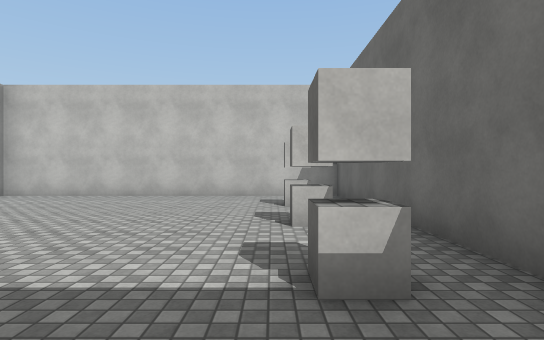
View 1 (above)

12 first-person views from a walk through a Unity game level. The camera is 1.4 m above the floor, looks level and sees 80° across. Doors are open. The floor is counted in squares, 2 m on a side. Each view is taken from the middle of a square. On the plan, view 1 faces up. The plan holds only what a view shows up to about 10 squares ahead; the rest is blank. The player is left out. Surface patterns are stand-ins for the level's own textures.

View 2
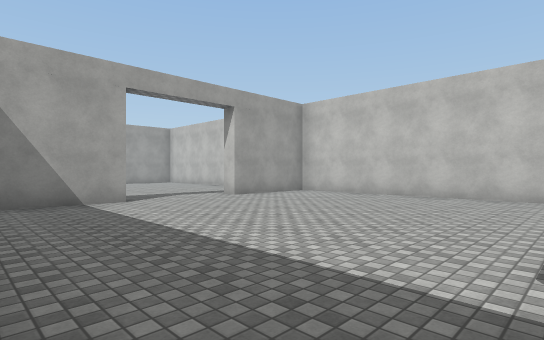

View 3
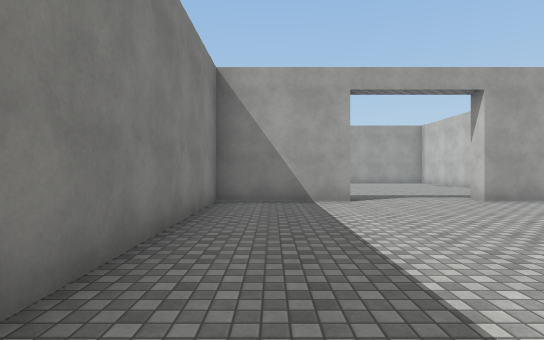

View 4
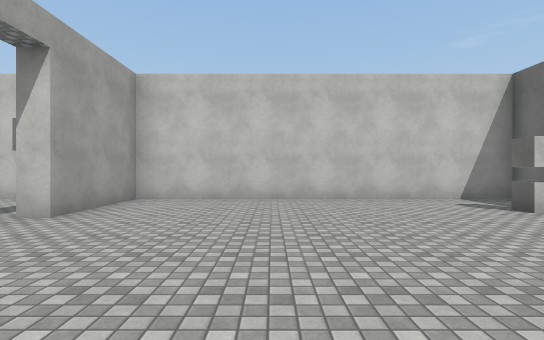

View 5
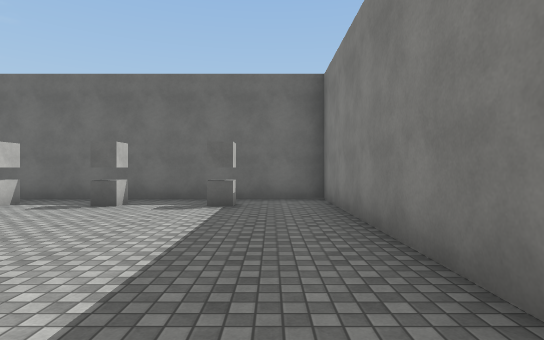

View 6
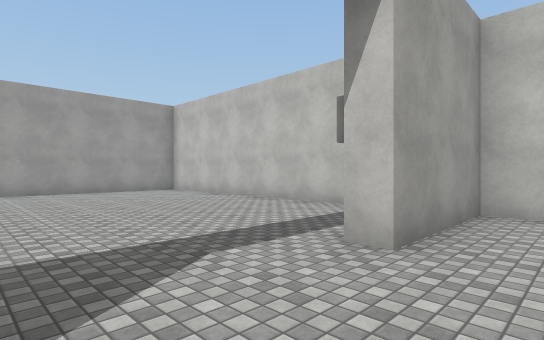

View 7
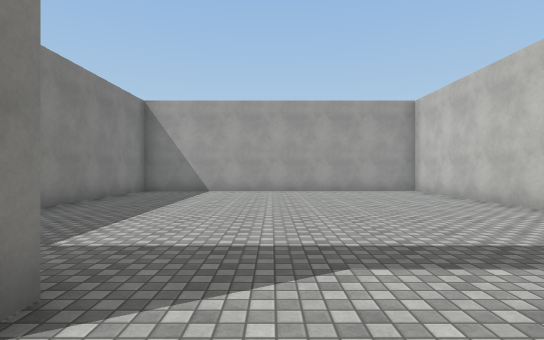

View 8
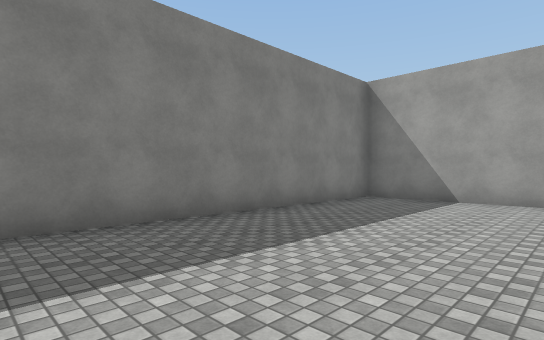

View 9
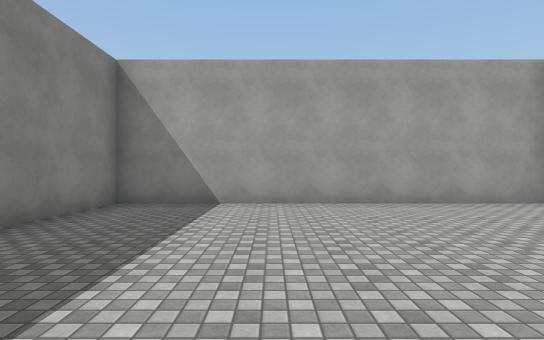

View 10
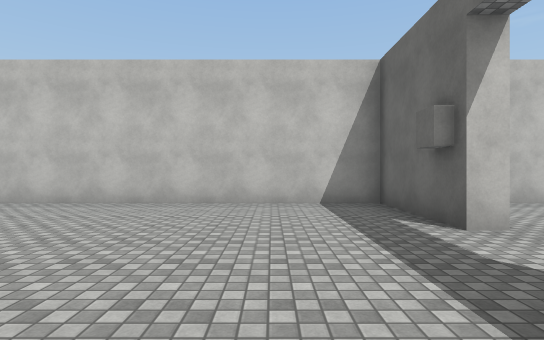

View 11
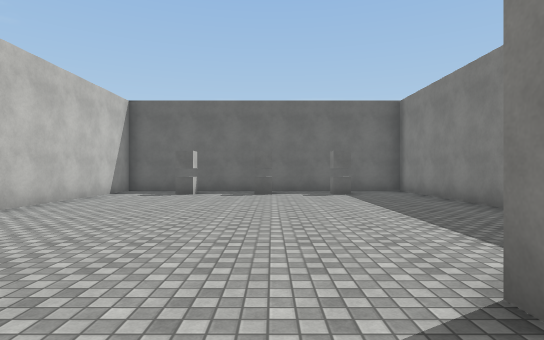

View 12
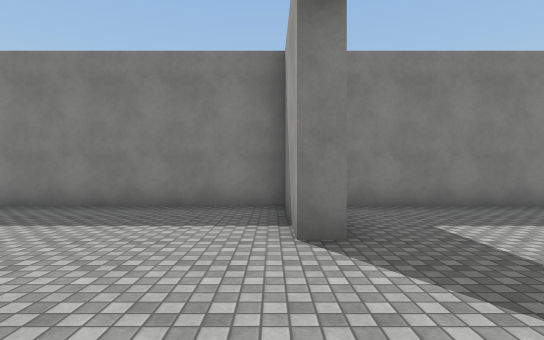

### Floor plan
Points are (right, up) in squares from view 1. A wall is a line through its corners. A room is listed if a view was taken in it or the views show most of it. See-through windows are left out.
Room 1 (views 1, 2, 3, 4, 5, 6, 7, 12)
walls: (-7.2, 2.8) (-7.2, -0.2) (1.8, -0.2) (1.8, 8.8) (-7.2, 8.8) (-7.2, 5.8)
ways out: open door at (-7.5, 4) to room 2
objects: other object (0, 2); other object (0, 4)
Room 2 (views 8, 9, 10, 11)
walls: (-7.7, 5.8) (-7.7, 8.8) (-16, 8.8); (-16.8, 8.8) (-16.8, -0.2) (-8.4, -0.2)
ways out: open door at (-7.5, 4) to room 1

Where each view was taken, in squares from view 1:
view 1: 0 up, 0 right, facing up
view 2: 0 up, 0 right, facing up-left
view 3: 1 up, 0 right, facing left
view 4: 1 up, 4 left, facing up
view 5: 1 up, 6 left, facing right
view 6: 3 up, 6 left, facing up-left
view 7: 4 up, 6 left, facing left
view 8: 4 up, 9 left, facing down-left
view 9: 3 up, 10 left, facing left
view 10: 2 up, 10 left, facing up
view 11: 4 up, 9 left, facing right
view 12: 6 up, 7 left, facing down
